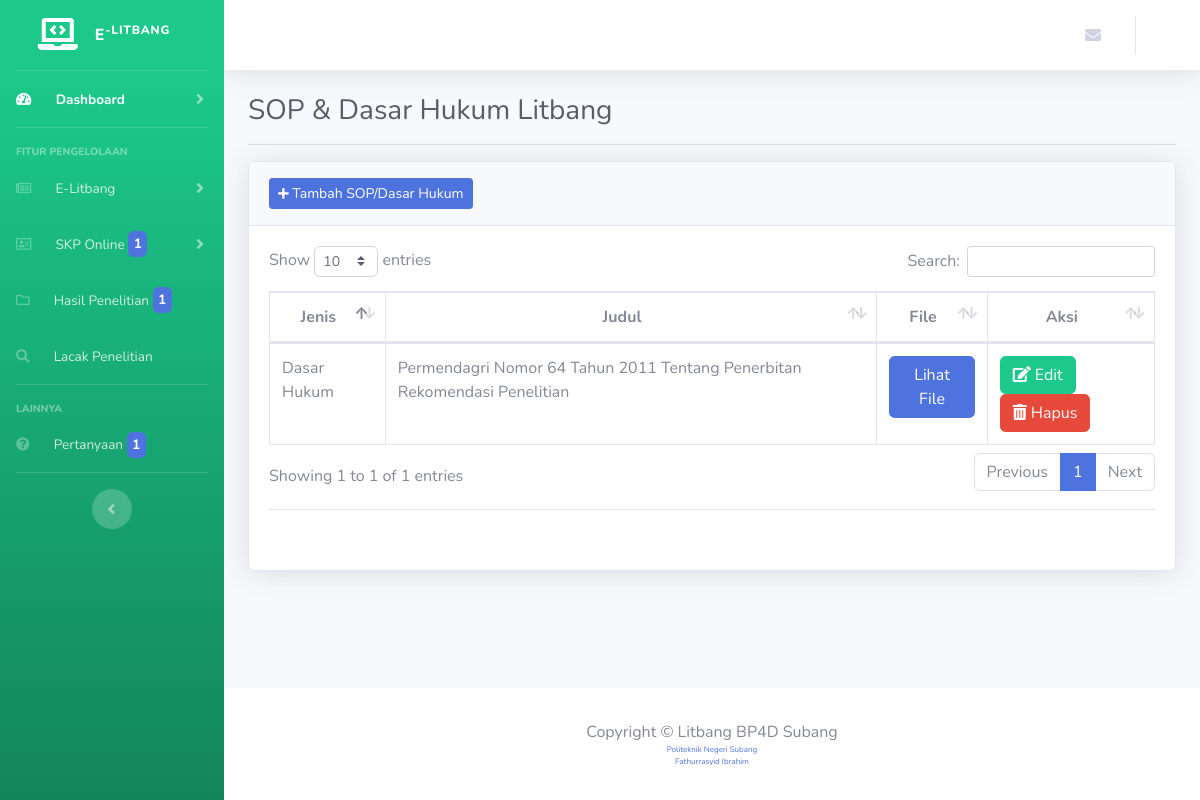
Page /litbang/sop_litbang (signed in) on the committed database.
### tables this page shows
CREATE TABLE `sop_litbang` (
  `id_sop` int(11) NOT NULL,
  `jenis` enum('Dasar Hukum','SOP') NOT NULL,
  `judul` varchar(191) NOT NULL,
  `file` varchar(191) NOT NULL
);

### application/controllers/SKP/Litbang/SopLitbang.php (called while the page is built, shortened)
<?php
class SopLitbang extends CI_Controller {
	public function index()
	{
		$data['sop']  = $this->db->get('sop_litbang')->result_array();
		$this->load->view('templates/litbang/header');
		$this->load->view('templates/litbang/sidebar');
		$this->load->view('templates/admin/srponline/navbar');
		$this->load->view('litbang/sopLitbang', $data);
		$this->load->view('templates/admin/srponline/footer');
	}
}

### index.php (called while the page is built, shortened)
<?php
require_once BASEPATH.'core/CodeIgniter.php';

### application/views/litbang/sopLitbang.php (the view, shortened to what this page needs)
<div class="container-fluid">
  <h1 class="h3 mb-2 text-gray-800">SOP & Dasar Hukum Litbang</h1>
  <hr>
    <div class="card shadow mb-4">
      <div class="card-header py-3">
        <button class="btn btn-sm btn-primary" data-toggle="modal" data-target="#tambahfoto"><i class="fas fa-plus fa-sm"></i> Tambah SOP/Dasar Hukum</button>
      </div>
      <div class="card-body">
        <div class="table-responsive">
          <table class="table table-bordered" id="dataTable" width="100%" cellspacing="0">
            <thead>
              <tr>
                <th class="not_mapped_style" style="text-align: center;">Jenis</th>
                <th class="not_mapped_style" style="text-align: center;">Judul</th>
                <th class="not_mapped_style" style="text-align: center;">File</th>
                <th class="not_mapped_style" style="text-align: center;">Aksi</th>
              </tr>
            </thead>
            <tbody>
              <?php
                foreach ($sop as $key) { ?>
                  <tr>
                    <td><?= $key['jenis'] ?></td>
                    <td><?= $key['judul'] ?></td>
                    <td><a href="<?= base_url('./assets/documents/elitbang/soplitbang/' . $key['file']); ?>" class="btn btn-primary">Lihat File</a></td>
                    <td>
                      <a href="<?= base_url('litbang/sop_litbang/edit/' . $key['id_sop']); ?>" class="btn btn-success"><i class="fas fa-edit"></i> Edit</a>
                      <button class="btn btn-danger" data-toggle="modal" data-target="#hapusSOP<?= $key['id_sop']; ?>"><i class="fas fa-trash-alt"></i> Hapus</button>
                    </td>
                  </tr>
              <?php } ?>
            </tbody>
          </table>
          <hr>
          <br>
        </div>
      </div>
    </div>
  </div>
</div>

### rows in the picture
sop_litbang: jenis "Dasar Hukum", judul "Permendagri Nomor 64 Tahun 2011 Tentang Penerbitan Rekomendasi Penelitian"

### other values in the picture
$jumlahPemohon "1"
$jumlahDokumen "1"
$jumlahPertanyaan "1"
